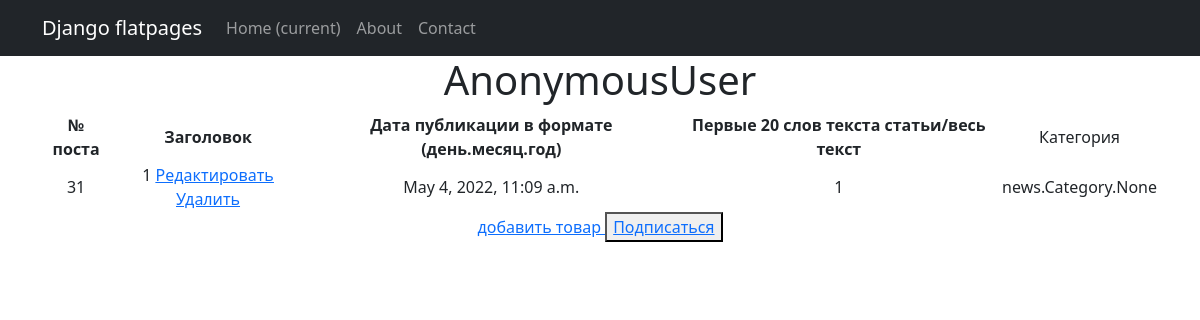
The app's page /news/31 with its own data.
### news/models.py (models this page shows, shortened)
class Post(models.Model):
    article = 'a'
    news = 'n'
    POST_TYPE = [
        (article, "Статья"),
        (news, "Новость")
    ]
    author = models.ForeignKey(Author, on_delete=models.CASCADE)
    post_type = models.CharField(max_length=1, choices=POST_TYPE, default=article)
    created = models.DateTimeField(auto_now_add=True)
    cats = models.ManyToManyField(Category, through='PostCategory')
    title = models.CharField(max_length=256)
    text = models.TextField()
    rating = models.IntegerField(default=0)

### news/views.py (the view)
# urls.py: path('<int:pk>', PostView.as_view(), name='post_detail'),
class PostView(DetailView):
    model = Post
    template_name = "news/post_detail.html"
    context_object_name = 'post'

### templates/news/post_detail.html (shortened to what this page needs)
{% extends 'flatpages/default.html' %}
{% load custom_filters %}
{% block content %}
<h1>{{request.user}}</h1>
<table>
    <tr>
        <td>
            <b>
                № поста
            </b>
        </td>
        <td>
            <b>
                Заголовок
            </b>
        </td>
        <td>
            <b>
                Дата публикации в формате (день.месяц.год)
            </b>
        </td>
        <td>
            <b>
                Первые 20 слов текста статьи/весь текст
            </b>
        </td>
        <td>
                    Категория
        </td>
    </tr>
    <tr>
        <td>
            {{ post.id }}
        </td>
        <td>
            {{ post.title|default:"Без заголовка"|truncatewords:4|title }}
            <a href="{% url 'post_update' post.id %}"><u>Редактировать</u></a>
            <a href="{% url 'post_delete' post.id %}"><u> Удалить </u></a>
        </td>
        <td>
            {{ post.created|default:"Без даты" }}
        </td>
        <td>
            {{ post.text|truncatewords:5}}
        </td>
        <td>
                    {{post.cats}}
        </td>
    </tr>
</table>
<a href="{% url 'post_add'  %}"><u> добавить товар </u></a>
<button><a href="{% url 'subscribe' post.id %}">Подписаться</a></button>
<br>
<br>
{% endblock content %}

### records on screen
Post: id "31", title "1", created "May 4, 2022, 11:09 a.m.", text "1", cats "news.Category.None"

### other values on screen
{{ request.user }} "AnonymousUser"
